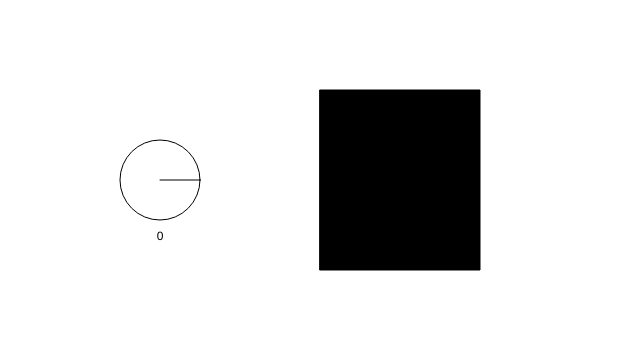
Frame 1 (no input)
Frame 60 (no input): identical to frame 1, image omitted
Frame 120 (the mouse pressed at the canvas centre since frame 60): identical to frame 1, image omitted

The p5.js sketch that drew this single still picture (run headless with seeded random() and noise() and a simulated clock; from frame 60 on, the mouse is pressed at the canvas centre):

// p5.js sketch
// ── sketch.js
// Complicated Knob
// Daniel Shiffman <http://www.shiffman.net>

var dragging = false; // Is the slider being dragged?
var rollover = false; // Is the mouse over the slider?

// Circle variables for knob
var x = 160;
var y = 180;
var r = 40;

// Knob angle
var angle = 0;

// Offset angle for turning knob
var offsetAngle = 0;

function setup() {
  createCanvas(640, 360);
}

function draw() {
  background(255);


  // Is it being dragged?
  if (dragging) {
    var dx = mouseX - x;
    var dy = mouseY - y;
    var mouseAngle = atan2(dy, dx);
    angle = mouseAngle - offsetAngle;
  }

  // Fill according to state
  if (dragging) {
    fill (175);
  } 
  else {
    fill(255);
  }
  // Draw ellipse for knob
  push();
  translate(x, y);
  rotate(angle);
  ellipse(0, 0, r*2, r*2);
  line(0, 0, r, 0);
  pop();
  fill(0);


  // Map is an amazing function that will map one range to another!
  // Here we take the slider's range and map it to a value between 0 and 255
  // Our angle is either between
  var calcAngle = 0; 
  if (angle < 0) {
    calcAngle = map(angle, -PI, 0, PI, 0);
  } 
  else if (angle > 0) {
    calcAngle = map(angle, 0, PI, TWO_PI, PI);
  }

  textAlign(CENTER);
  text(int(degrees(calcAngle)), x, y+r+20);

  var b = map(calcAngle, 0, TWO_PI, 0, 255);
  fill(b);
  rect(320, 90, 160, 180);
}

function mousePressed() {
  // Did I click on slider?
  if (dist(mouseX, mouseY, x, y) < r) {
    dragging = true;
    // If so, keep track of relative location of click to corner of rectangle
    var dx = mouseX - x;
    var dy = mouseY - y;
    offsetAngle = atan2(dy, dx) - angle;
  }
}

function mouseReleased() {
  // Stop dragging
  dragging = false;
}
